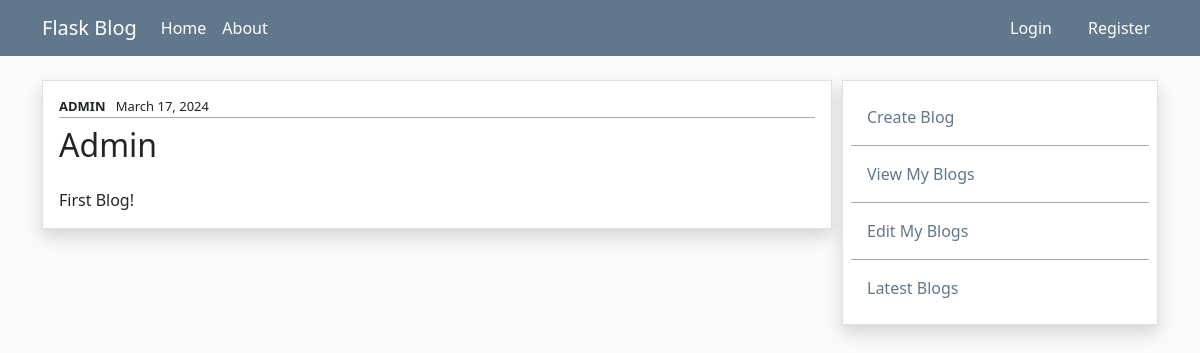
The page /home on the database its author committed.
### app.py (models this page shows, shortened)
class Users(db.Model, UserMixin):
    id = db.Column(db.Integer, primary_key=True)
    username = db.Column(db.String(100), nullable=False, unique=True)
    email = db.Column(db.String(100), nullable=False, unique=True)
    hashed_password = db.Column(db.String(500), nullable=False)
    date_added = db.Column(db.DateTime, default = datetime.now())
    blogs = db.relationship('Blogs', backref='author')
    @property
    def password(self):
        '''Make sure password cannot be accessed'''
        raise AttributeError('Password cannot be accessed!')

class Blogs(db.Model):
    id = db.Column(db.Integer, primary_key=True)
    blog_title = db.Column(db.String(100), nullable=False)
    blog_content = db.Column(db.Text, nullable=False)
    date_posted = db.Column(db.DateTime, default=datetime.now())
    author_id = db.Column(db.Integer, db.ForeignKey('users.id'))

### app.py (the view)
@app.route("/")
@app.route("/home")
def index():
    blogs = Blogs.query.order_by(Blogs.date_posted)
    users_with_blogs = Users.query.filter(Users.blogs.any()).all()
    return render_template("index.html", blogs=blogs, users_with_blogs=users_with_blogs)

### templates/index.html (shortened to what this page needs)
{% extends 'base.html' %}
{% block content %}
    {% for blog in blogs %}
        <div class="border container shadow p-3" style="background-color: white;">
            {% set author = None %}
            {% for user in users_with_blogs %}
                {% if user.id == blog.author_id %}
                    {% set author = user.username %}
                    <div style= "font-size: small; border-bottom: 1px solid darkgray;">
                            <strong style="text-transform: uppercase;">{{ author }}</strong>&nbsp;&nbsp;
                            {{ blog.date_posted.strftime('%B %d, %Y') }}
                    </div>
                    {% set break_loop = true %}
                {% endif %}
            {% endfor %}
                <div style="margin-top: 8px;">
                    <h2 style="margin-bottom: 0; padding-bottom: 0; text-transform: capitalize;"> {{ blog.blog_title }} </h2>
                </div>
                <div style="white-space: pre-line; padding-top: 0;">
                    {{ blog.blog_content.strip() | safe }}
                </div>
        </div>
        <br/>
    {% endfor %}
        <br/>
        <br/>
{% endblock %}

### rows shown on the page
Blogs: date_posted "March 17, 2024", blog_title "Admin", blog_content.strip "First Blog!"
Users: username "ADMIN"
